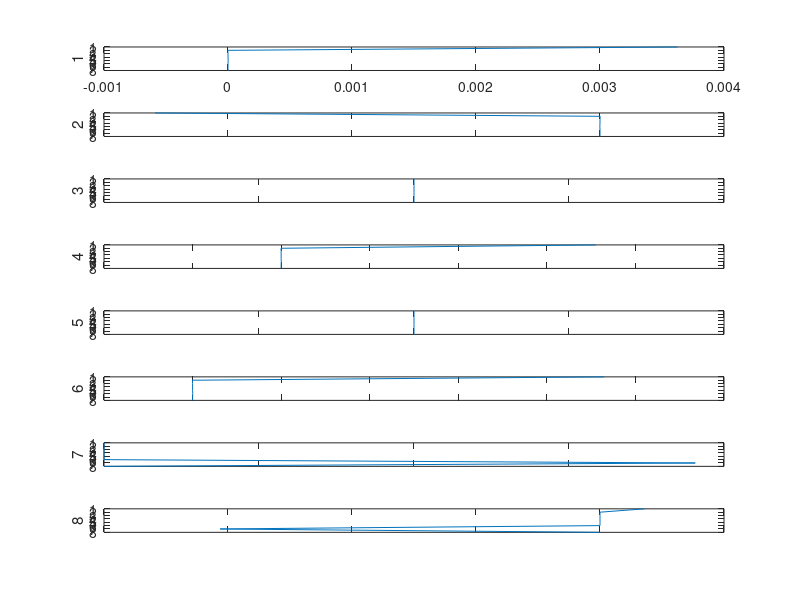

The MATLAB script that drew this image:
close all
clear
clc

J1(           1 ,           1 ) =   3.625786492274030E-003 ;
J1(           1 ,           2 ) =  -7.177446726885887E-003 ;
J1(           1 ,           3 ) =   0.000000000000000E+000 ;
J1(           1 ,           4 ) =   3.551682874326027E-024 ;
J1(           1 ,           5 ) =   0.000000000000000E+000 ;
J1(           1 ,           6 ) =   9.295569436529125E-020 ;
J1(           1 ,           7 ) =   0.000000000000000E+000 ;
J1(           1 ,           8 ) =   3.592867840073260E-005 ;
J1(           1 ,           9 ) =   0.000000000000000E+000 ;
J1(           1 ,          10 ) =   1.562695064602490E-005 ;
J1(           2 ,           1 ) =  -1.476568530308819E-006 ;
J1(           2 ,           2 ) =   2.923018119609661E-006 ;
J1(           2 ,           3 ) =   0.000000000000000E+000 ;
J1(           2 ,           4 ) =  -1.446432868417849E-027 ;
J1(           2 ,           5 ) =   0.000000000000000E+000 ;
J1(           2 ,           6 ) =  -3.785646872035988E-023 ;
J1(           2 ,           7 ) =   0.000000000000000E+000 ;
J1(           2 ,           8 ) =  -1.463196899610222E-008 ;
J1(           2 ,           9 ) =   0.000000000000000E+000 ;
J1(           2 ,          10 ) =  -6.364082051835045E-009 ;
J1(           3 ,           1 ) =   3.196437239344870E-010 ;
J1(           3 ,           2 ) =  -1.279044263433408E-010 ;
J1(           3 ,           3 ) =   0.000000000000000E+000 ;
J1(           3 ,           4 ) =   0.000000000000000E+000 ;
J1(           3 ,           5 ) =   0.000000000000000E+000 ;
J1(           3 ,           6 ) =   0.000000000000000E+000 ;
J1(           3 ,           7 ) =   0.000000000000000E+000 ;
J1(           3 ,           8 ) =   6.402606908813554E-013 ;
J1(           3 ,           9 ) =   0.000000000000000E+000 ;
J1(           3 ,          10 ) =   2.784773240306198E-013 ;
J1(           4 ,           1 ) =   0.000000000000000E+000 ;
J1(           4 ,           2 ) =   0.000000000000000E+000 ;
J1(           4 ,           3 ) =   0.000000000000000E+000 ;
J1(           4 ,           4 ) =   0.000000000000000E+000 ;
J1(           4 ,           5 ) =   0.000000000000000E+000 ;
J1(           4 ,           6 ) =   0.000000000000000E+000 ;
J1(           4 ,           7 ) =   0.000000000000000E+000 ;
J1(           4 ,           8 ) =   0.000000000000000E+000 ;
J1(           4 ,           9 ) =   0.000000000000000E+000 ;
J1(           4 ,          10 ) =   0.000000000000000E+000 ;
J1(           5 ,           1 ) =   1.476248886584884E-006 ;
J1(           5 ,           2 ) =  -2.922890215183318E-006 ;
J1(           5 ,           3 ) =   0.000000000000000E+000 ;
J1(           5 ,           4 ) =   0.000000000000000E+000 ;
J1(           5 ,           5 ) =   0.000000000000000E+000 ;
J1(           5 ,           6 ) =   0.000000000000000E+000 ;
J1(           5 ,           7 ) =   0.000000000000000E+000 ;
J1(           5 ,           8 ) =   1.463132873541134E-008 ;
J1(           5 ,           9 ) =   0.000000000000000E+000 ;
J1(           5 ,          10 ) =   6.363803574511014E-009 ;
J1(           6 ,           1 ) =   0.000000000000000E+000 ;
J1(           6 ,           2 ) =   0.000000000000000E+000 ;
J1(           6 ,           3 ) =   0.000000000000000E+000 ;
J1(           6 ,           4 ) =   1.446432868417849E-027 ;
J1(           6 ,           5 ) =   0.000000000000000E+000 ;
J1(           6 ,           6 ) =   3.785646872035988E-023 ;
J1(           6 ,           7 ) =   0.000000000000000E+000 ;
J1(           6 ,           8 ) =   0.000000000000000E+000 ;
J1(           6 ,           9 ) =   0.000000000000000E+000 ;
J1(           6 ,          10 ) =   0.000000000000000E+000 ;
J1(           7 ,           1 ) =   0.000000000000000E+000 ;
J1(           7 ,           2 ) =   0.000000000000000E+000 ;
J1(           7 ,           3 ) =   0.000000000000000E+000 ;
J1(           7 ,           4 ) =   0.000000000000000E+000 ;
J1(           7 ,           5 ) =   0.000000000000000E+000 ;
J1(           7 ,           6 ) =   0.000000000000000E+000 ;
J1(           7 ,           7 ) =   3.814590308401320E-004 ;
J1(           7 ,           8 ) =  -3.064083390765720E-004 ;
J1(           7 ,           9 ) =   0.000000000000000E+000 ;
J1(           7 ,          10 ) =   0.000000000000000E+000 ;
J1(           8 ,           1 ) =   0.000000000000000E+000 ;
J1(           8 ,           2 ) =   0.000000000000000E+000 ;
J1(           8 ,           3 ) =   0.000000000000000E+000 ;
J1(           8 ,           4 ) =   0.000000000000000E+000 ;
J1(           8 ,           5 ) =   0.000000000000000E+000 ;
J1(           8 ,           6 ) =   0.000000000000000E+000 ;
J1(           8 ,           7 ) =   0.000000000000000E+000 ;
J1(           8 ,           8 ) =   0.000000000000000E+000 ;
J1(           8 ,           9 ) =   0.000000000000000E+000 ;
J1(           8 ,          10 ) =   0.000000000000000E+000 ;




for j = 1:8
    subplot(8,1,j)
    plot(J1(:,j),1:8)
    set(gca,'Ydir','reverse')
    if j > 1
       set(gca,'xTickLabel',[]) 
    end
    ylabel(j)
end

